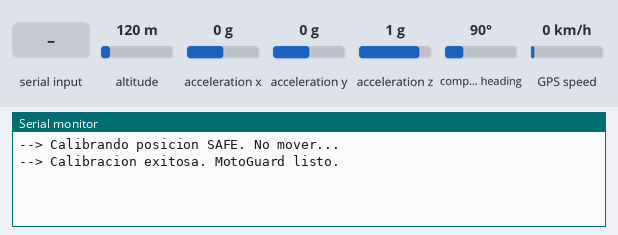
Simulated run of this program. Board: ESP32. Shown: the last lines printed to the serial monitor. Wiring (from diagram.json): MPU-6050 motion sensor at I2C address 0x68. The inputs (shaded band) are chosen by the test bench; at power-on: acceleration x 0 g, acceleration y 0 g, altitude 120 m, acceleration z 1 g, compass heading 90°, GPS speed 0 km/h. The GPS gets a fix after 3 s at 37.7749, -122.4194 with 8 satellites; nothing arrives over Bluetooth unless stated. At 19.5 s the program restarts the board; the recording ends there.

Above: at 2.7 s.
2.8 s: acceleration x set to -1.4 g
At 4.0 s:
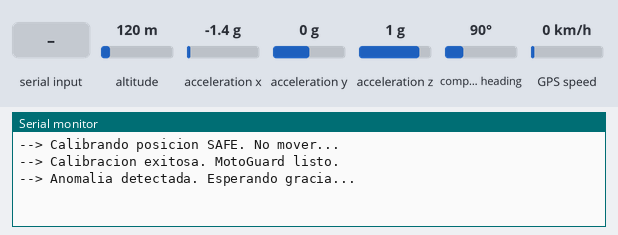
7.0 s: acceleration x set to -0.8 g
At 11.1 s:
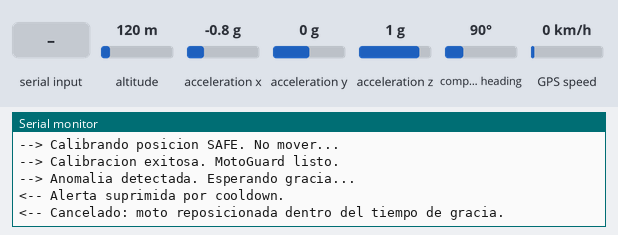
11.2 s: acceleration y set to -1.4 g
At 15.1 s:
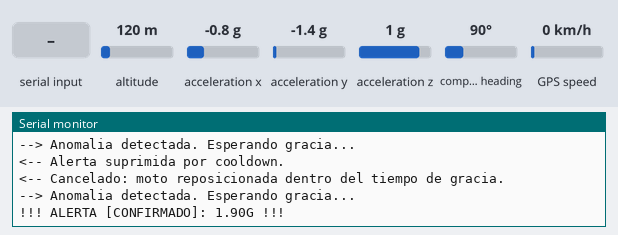
15.4 s: "CMD:RESET\n" received over the second serial link
At 19.39 s:
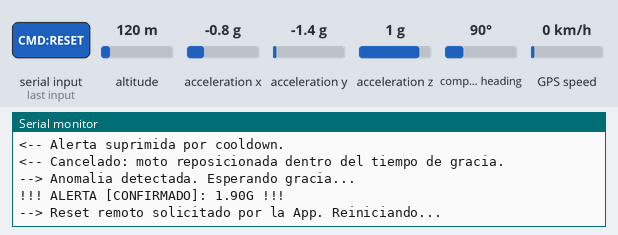

The program:

main.cpp
```cpp
#include <Arduino.h>
#include <Wire.h>
#include <TinyGPS++.h>
#include <HardwareSerial.h>
#include "BluetoothSerial.h"

const int MPU_ADDR = 0x68;

#define RXD2 16
#define TXD2 17
HardwareSerial neogps(2);
TinyGPSPlus gps;
BluetoothSerial SerialBT;

unsigned long lastTelemetria = 0;

// ─────────────────────────────────────────────────────────────────────────────
// THRESHOLDS — MODO DEMO
// Dos formas de activar:
//   1. INCLINACIÓN: tumbar el dispositivo >40° durante 3 segundos
//   2. GOLPE:       sacudida brusca que supere 2.0G de delta instantáneo
// ─────────────────────────────────────────────────────────────────────────────

// ── Demo 1: Inclinación ──
const float          UMBRAL_IMPACTO         = 10.0; // Muy alto — no activa por G en Path B
const float          UMBRAL_INCLINACION     = 40.0; // Tumbar ~40° es fácil y visible
const unsigned long  TIEMPO_GRACIA          = 3000; // 3s inclinado → alerta

// ── Demo 2: Golpe brusco (Path 0 spike) ──
const float          UMBRAL_SPIKE_INMEDIATO = 2.0;  // Golpe firme con la mano lo supera

// ── Path A desactivado en demo (evita activaciones accidentales) ──
const int            MUESTRAS_CONFIRMACION  = 20;   // Muy alto — prácticamente no dispara
const float          UMBRAL_G_CONFIRMACION  = 8.0;
const float          VELOCIDAD_MINIMA_CRASH = 99.0; // Nunca se cumple sin GPS real
const float          ANGULO_DESVIO_CRITICO  = 80.0;

// Cooldown corto para repetir la demo rápidamente
const unsigned long  COOLDOWN_MS            = 6000;

// ─────────────────────────────────────────────────────────────────────────────
// STATE
// ─────────────────────────────────────────────────────────────────────────────

float safeX = 0.0, safeY = 0.0, safeZ = 0.0;

// Static path
bool          alertaEnProgreso     = false;
unsigned long tiempoInicioAnomalia = 0;
float         gMaximoRegistrado    = 0.0;

// High-speed confirmation window
int           contadorConfirmacion = 0;
unsigned long tiempoInicioVentana  = 0;
bool          ventanaActiva        = false;
const unsigned long VENTANA_MAX_MS = 800; // window expires after 800ms if not confirmed

// Global cooldown
unsigned long ultimaAlerta         = 0;

// Previous G reading — used to detect sudden spike delta
float         gAnterior            = 1.0;

// ─────────────────────────────────────────────────────────────────────────────
// HELPERS
// ─────────────────────────────────────────────────────────────────────────────

void leerG_Sensores(float &x, float &y, float &z) {
  Wire.beginTransmission(MPU_ADDR);
  Wire.write(0x3B);
  Wire.endTransmission(false);
  Wire.requestFrom(MPU_ADDR, 6, true);

  int16_t ax = Wire.read() << 8 | Wire.read();
  int16_t ay = Wire.read() << 8 | Wire.read();
  int16_t az = Wire.read() << 8 | Wire.read();

  x = ax / 16384.0;
  y = ay / 16384.0;
  z = az / 16384.0;
}

void enviarAlerta(float gFuerza, const char* tipo) {
  // Global cooldown check — won't send twice within COOLDOWN_MS
  if (millis() - ultimaAlerta < COOLDOWN_MS) {
    Serial.println("<-- Alerta suprimida por cooldown.");
    return;
  }
  ultimaAlerta = millis();

  Serial.printf("!!! ALERTA [%s]: %.2fG !!!\n", tipo, gFuerza);

  SerialBT.print("EVENTO:CHOQUE,FUERZA:");
  SerialBT.print(gFuerza);
  SerialBT.print(",LAT:");
  SerialBT.print(gps.location.lat(), 6);
  SerialBT.print(",LNG:");
  SerialBT.println(gps.location.lng(), 6);

  // Reset all state
  alertaEnProgreso     = false;
  ventanaActiva        = false;
  contadorConfirmacion = 0;
  gMaximoRegistrado    = 0.0;
}

// ─────────────────────────────────────────────────────────────────────────────
// SETUP
// ─────────────────────────────────────────────────────────────────────────────

void setup() {
  Serial.begin(115200);
  neogps.begin(9600, SERIAL_8N1, RXD2, TXD2);
  SerialBT.begin("MotoGuard_ESP32");

  Wire.begin(21, 22);
  Wire.beginTransmission(MPU_ADDR);
  Wire.write(0x6B);
  Wire.write(0);
  Wire.endTransmission(true);

  delay(500);

  // Calibrate safe orientation
  Serial.println("--> Calibrando posicion SAFE. No mover...");
  float sumaX = 0, sumaY = 0, sumaZ = 0;
  const int muestras = 50;
  for (int i = 0; i < muestras; i++) {
    float tx, ty, tz;
    leerG_Sensores(tx, ty, tz);
    sumaX += tx; sumaY += ty; sumaZ += tz;
    delay(20);
  }
  float posX = sumaX / muestras;
  float posY = sumaY / muestras;
  float posZ = sumaZ / muestras;
  float mag  = sqrt(posX*posX + posY*posY + posZ*posZ);
  safeX = posX / mag;
  safeY = posY / mag;
  safeZ = posZ / mag;

  Serial.println("--> Calibracion exitosa. MotoGuard listo.");
}

// ─────────────────────────────────────────────────────────────────────────────
// LOOP
// ─────────────────────────────────────────────────────────────────────────────

void loop() {

  // 0. CHECK FOR REMOTE COMMANDS FROM APP
  if (SerialBT.available()) {
    String cmd = SerialBT.readStringUntil('\n');
    cmd.trim();
    if (cmd == "CMD:RESET") {
      Serial.println("--> Reset remoto solicitado por la App. Reiniciando...");
      SerialBT.println("ACK:RESET");
      delay(200); // Let ACK transmit before reset
      ESP.restart();
    }
  }
  while (neogps.available() > 0) gps.encode(neogps.read());

  // 2. READ IMU
  float cx, cy, cz;
  leerG_Sensores(cx, cy, cz);

  float gTotal = sqrt(cx*cx + cy*cy + cz*cz);

  // Tilt angle vs calibrated safe vector
  float nx = cx / gTotal, ny = cy / gTotal, nz = cz / gTotal;
  float dot = safeX*nx + safeY*ny + safeZ*nz;
  dot = constrain(dot, -1.0f, 1.0f);
  float angulo = acos(dot) * 180.0 / M_PI;

  float velocidad = gps.speed.isValid() ? gps.speed.kmph() : 0.0;

  // ── PATH 0: INSTANT SPIKE ────────────────────────────────────────────────
  // If G jumps by more than UMBRAL_SPIKE_INMEDIATO in a single sample,
  // it's physically impossible from a bump or pothole — fires immediately.
  // No confirmation window needed: the delta itself is the confirmation.
  float gDelta = gTotal - gAnterior;
  if (gDelta > UMBRAL_SPIKE_INMEDIATO) {
    Serial.printf("!!! SPIKE INMEDIATO: delta=%.2fG (%.2f->%.2fG) !!!\n",
                  gDelta, gAnterior, gTotal);
    enviarAlerta(gTotal, "SPIKE");
    gAnterior = gTotal;
    delay(5000);
    return;
  }
  gAnterior = gTotal;
  // Conditions (ALL must be true simultaneously):
  //   • Was moving faster than VELOCIDAD_MINIMA_CRASH (not a GPS glitch)
  //   • Speed suddenly dropped below 10 km/h  (deceleration event)
  //   • Tilt exceeds ANGULO_DESVIO_CRITICO     (bike is displaced)
  //   • G-force exceeds UMBRAL_G_CONFIRMACION  (real impact, not gentle lean)
  //
  // A confirmation COUNTER must reach MUESTRAS_CONFIRMACION consecutive
  // samples within VENTANA_MAX_MS ms — a bump lasts 1-2 samples, a crash
  // keeps all conditions true for many samples.

  bool condicionAltaVelocidad = (velocidad < 10.0 &&
                                  velocidad >= VELOCIDAD_MINIMA_CRASH - 5.0 &&
                                  angulo    > ANGULO_DESVIO_CRITICO &&
                                  gTotal    > UMBRAL_G_CONFIRMACION);

  if (condicionAltaVelocidad) {
    if (!ventanaActiva) {
      // Open confirmation window
      ventanaActiva        = true;
      tiempoInicioVentana  = millis();
      contadorConfirmacion = 1;
      gMaximoRegistrado    = gTotal;
      Serial.println("--> Ventana de confirmacion alta velocidad abierta...");
    } else {
      // Window already open — keep counting
      contadorConfirmacion++;
      if (gTotal > gMaximoRegistrado) gMaximoRegistrado = gTotal;

      if (contadorConfirmacion >= MUESTRAS_CONFIRMACION) {
        // Confirmed crash
        enviarAlerta(gMaximoRegistrado, "ALTA_VELOCIDAD");
        delay(5000);
        return;
      }
    }
  } else {
    // Condition broke — check if window expired without confirmation
    if (ventanaActiva) {
      if (millis() - tiempoInicioVentana > VENTANA_MAX_MS) {
        // Window expired → it was just a bump
        Serial.printf("<-- Falsa alarma descartada (%d muestras, %.2fG)\n",
                      contadorConfirmacion, gMaximoRegistrado);
        ventanaActiva        = false;
        contadorConfirmacion = 0;
        gMaximoRegistrado    = 0.0;
      }
      // If window hasn't expired yet, keep it open — condition might return
    }
  }

  // ── PATH B: STATIC / LOW-SPEED FALL ─────────────────────────────────────
  // Conditions: high G OR high tilt, must persist for TIEMPO_GRACIA ms.
  // This covers: stationary fall, low-speed drop, parking accident.

  bool condicionEstatica = (gTotal > UMBRAL_IMPACTO || angulo > UMBRAL_INCLINACION);

  if (condicionEstatica) {
    if (!alertaEnProgreso) {
      alertaEnProgreso     = true;
      tiempoInicioAnomalia = millis();
      gMaximoRegistrado    = gTotal;
      Serial.println("--> Anomalia detectada. Esperando gracia...");
    } else {
      if (gTotal > gMaximoRegistrado) gMaximoRegistrado = gTotal;

      if (millis() - tiempoInicioAnomalia > TIEMPO_GRACIA) {
        enviarAlerta(gMaximoRegistrado, "CONFIRMADO");
        delay(5000);
        return;
      }
    }
  } else {
    if (alertaEnProgreso) {
      Serial.println("<-- Cancelado: moto reposicionada dentro del tiempo de gracia.");
      alertaEnProgreso  = false;
      gMaximoRegistrado = 0.0;
    }
  }

  // 3. PERIODIC TELEMETRY (every 1 second)
  if (millis() - lastTelemetria > 1000) {
    if (gps.location.isValid()) {
      SerialBT.print("DATA:");
      SerialBT.print(gps.speed.kmph());
      SerialBT.print(",");
      SerialBT.print(gps.location.lat(), 6);
      SerialBT.print(",");
      SerialBT.println(gps.location.lng(), 6);
    }
    lastTelemetria = millis();
  }

  // Small delay gives a ~50ms loop period → each sample = ~50ms
  delay(50);
}
```

Measured:
- after the input at 2.8 s, the serial monitor: prints a new line at once (image 1)
- after the input at 7.0 s, the serial monitor: prints a new line after 3.8 s (image 2)
- after the input at 11.2 s, the serial monitor: prints a new line after 0.05 s (image 3)
- after the input at 15.4 s, the serial monitor: prints a new line after 3.9 s (image 4)
